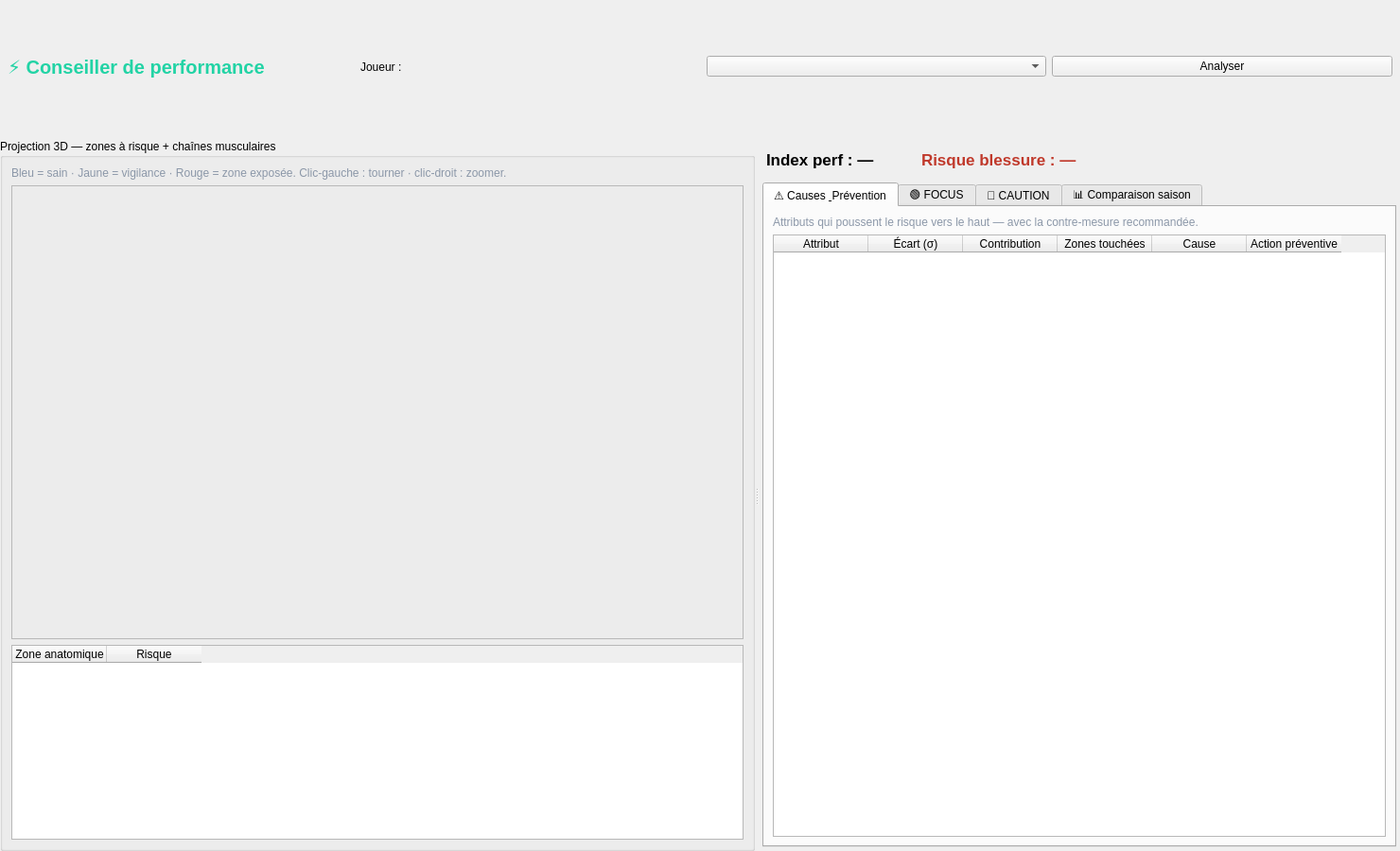
<?xml version="1.0" encoding="UTF-8"?>
<ui version="4.0">
 <class>PerformanceAdvisorWindow</class>
 <widget class="QMainWindow" name="PerformanceAdvisorWindow">
  <property name="geometry">
   <rect><x>0</x><y>0</y><width>1480</width><height>900</height></rect>
  </property>
  <property name="windowTitle">
   <string>Conseiller de performance — causes, prévention et projection 3D</string>
  </property>
  <widget class="QWidget" name="centralwidget">
   <layout class="QVBoxLayout" name="mainLayout" spacing="0">
    <property name="margin"><number>0</number></property>

    <!-- ═══ TOP BAR ═══ -->
    <item>
     <widget class="QFrame" name="topBar">
      <property name="minimumHeight"><number>52</number></property>
      <layout class="QHBoxLayout" name="topBarLayout">
       <property name="margin"><number>8</number></property>
       <item>
        <widget class="QLabel" name="titleLabel">
         <property name="text"><string>⚡ Conseiller de performance</string></property>
         <property name="styleSheet">
          <string>font-size:15pt;font-weight:700;color:#22D3A5;background:transparent;border:none;</string>
         </property>
        </widget>
       </item>
       <item>
        <spacer><property name="orientation"><enum>Qt::Horizontal</enum></property></spacer>
       </item>
       <item>
        <widget class="QLabel" name="playerSelectLabel">
         <property name="text"><string>Joueur :</string></property>
        </widget>
       </item>
       <item>
        <widget class="QComboBox" name="playerCombo">
         <property name="minimumWidth"><number>280</number></property>
        </widget>
       </item>
       <item>
        <widget class="QPushButton" name="analyzeBtn">
         <property name="text"><string>Analyser</string></property>
        </widget>
       </item>
       <!-- buttons injected by code: Simuler, Import CSV, Export PDF, badges -->
      </layout>
     </widget>
    </item>

    <!-- ═══ BODY ═══ -->
    <item>
     <widget class="QSplitter" name="mainSplitter">
      <property name="orientation"><enum>Qt::Horizontal</enum></property>

      <!-- Left: 3D body -->
      <widget class="QGroupBox" name="bodyGroup">
       <property name="title"><string>Projection 3D — zones à risque + chaînes musculaires</string></property>
       <property name="minimumWidth"><number>480</number></property>
       <layout class="QVBoxLayout" name="bodyLayout" spacing="4">
        <item>
         <widget class="QLabel" name="bodyHintLabel">
          <property name="text">
           <string>Bleu = sain · Jaune = vigilance · Rouge = zone exposée. Clic-gauche : tourner · clic-droit : zoomer.</string>
          </property>
          <property name="wordWrap"><bool>true</bool></property>
          <property name="styleSheet"><string>color:#8B97A8;font-size:9pt;</string></property>
         </widget>
        </item>
        <item>
         <widget class="QFrame" name="bodyCanvasFrame">
          <property name="minimumSize"><size><width>440</width><height>480</height></size></property>
          <property name="frameShape"><enum>QFrame::StyledPanel</enum></property>
         </widget>
        </item>
        <item>
         <widget class="QTableWidget" name="bodyRiskTable">
          <property name="maximumHeight"><number>180</number></property>
          <property name="columnCount"><number>2</number></property>
          <property name="alternatingRowColors"><bool>true</bool></property>
          <property name="sortingEnabled"><bool>true</bool></property>
          <column><property name="text"><string>Zone anatomique</string></property></column>
          <column><property name="text"><string>Risque</string></property></column>
         </widget>
        </item>
       </layout>
      </widget>

      <!-- Right: tabs -->
      <widget class="QFrame" name="rightPane">
       <layout class="QVBoxLayout" name="rightLayout" spacing="4">
        <property name="margin"><number>4</number></property>

        <!-- Stats bar -->
        <item>
         <widget class="QFrame" name="statsBar">
          <layout class="QHBoxLayout" name="statsLayout" spacing="8">
           <property name="margin"><number>4</number></property>
           <item>
            <widget class="QLabel" name="perfIndexLabel">
             <property name="text"><string>Index perf : —</string></property>
             <property name="styleSheet"><string>font-size:13pt;font-weight:600;</string></property>
            </widget>
           </item>
           <item>
            <widget class="QLabel" name="injuryProbLabel">
             <property name="text"><string>Risque blessure : —</string></property>
             <property name="styleSheet"><string>font-size:13pt;font-weight:600;color:#c0392b;</string></property>
            </widget>
           </item>
           <!-- trend arrows injected by code -->
           <item>
            <widget class="QLabel" name="trendArrowPerfLabel">
             <property name="text"><string></string></property>
             <property name="styleSheet"><string>font-size:18pt;font-weight:700;</string></property>
             <property name="toolTip"><string>Tendance index de performance (7 jours)</string></property>
            </widget>
           </item>
           <item>
            <widget class="QLabel" name="trendArrowRiskLabel">
             <property name="text"><string></string></property>
             <property name="styleSheet"><string>font-size:18pt;font-weight:700;</string></property>
             <property name="toolTip"><string>Tendance risque de blessure (7 jours)</string></property>
            </widget>
           </item>
           <item>
            <spacer><property name="orientation"><enum>Qt::Horizontal</enum></property></spacer>
           </item>
          </layout>
         </widget>
        </item>

        <!-- Right tabs -->
        <item>
         <widget class="QTabWidget" name="rightTabs">
          <property name="currentIndex"><number>0</number></property>

          <!-- Causes tab -->
          <widget class="QWidget" name="causesTab">
           <attribute name="title"><string>⚠ Causes &amp; Prévention</string></attribute>
           <layout class="QVBoxLayout" name="causesLayout" spacing="4">
            <item>
             <widget class="QLabel" name="causesHint">
              <property name="text">
               <string>Attributs qui poussent le risque vers le haut — avec la contre-mesure recommandée.</string>
              </property>
              <property name="wordWrap"><bool>true</bool></property>
              <property name="styleSheet"><string>color:#8B97A8;font-size:9pt;</string></property>
             </widget>
            </item>
            <item>
             <widget class="QTableWidget" name="causesTable">
              <property name="alternatingRowColors"><bool>true</bool></property>
              <property name="wordWrap"><bool>true</bool></property>
              <property name="columnCount"><number>6</number></property>
              <column><property name="text"><string>Attribut</string></property></column>
              <column><property name="text"><string>Écart (σ)</string></property></column>
              <column><property name="text"><string>Contribution</string></property></column>
              <column><property name="text"><string>Zones touchées</string></property></column>
              <column><property name="text"><string>Cause</string></property></column>
              <column><property name="text"><string>Action préventive</string></property></column>
             </widget>
            </item>
           </layout>
          </widget>

          <!-- FOCUS tab -->
          <widget class="QWidget" name="focusTab">
           <attribute name="title"><string>🟢 FOCUS</string></attribute>
           <layout class="QVBoxLayout" name="focusLayout" spacing="4">
            <item>
             <widget class="QLabel" name="focusHint">
              <property name="text">
               <string>Leviers qui améliorent la performance SANS augmenter le risque de blessure.</string>
              </property>
              <property name="wordWrap"><bool>true</bool></property>
              <property name="styleSheet"><string>color:#22C55E;font-size:9pt;</string></property>
             </widget>
            </item>
            <item>
             <widget class="QTableWidget" name="focusTable">
              <property name="alternatingRowColors"><bool>true</bool></property>
              <property name="columnCount"><number>5</number></property>
              <column><property name="text"><string>Attribut</string></property></column>
              <column><property name="text"><string>Sens</string></property></column>
              <column><property name="text"><string>Impact perf</string></property></column>
              <column><property name="text"><string>Poids blessure</string></property></column>
              <column><property name="text"><string>Recommandation</string></property></column>
             </widget>
            </item>
           </layout>
          </widget>

          <!-- CAUTION tab -->
          <widget class="QWidget" name="cautionTab">
           <attribute name="title"><string>🔴 CAUTION</string></attribute>
           <layout class="QVBoxLayout" name="cautionLayout" spacing="4">
            <item>
             <widget class="QLabel" name="cautionHint">
              <property name="text">
               <string>Attributs qui amélioreraient la performance MAIS augmenteraient aussi le risque de blessure.</string>
              </property>
              <property name="wordWrap"><bool>true</bool></property>
              <property name="styleSheet"><string>color:#EF4444;font-size:9pt;</string></property>
             </widget>
            </item>
            <item>
             <widget class="QTableWidget" name="cautionTable">
              <property name="alternatingRowColors"><bool>true</bool></property>
              <property name="columnCount"><number>5</number></property>
              <column><property name="text"><string>Attribut</string></property></column>
              <column><property name="text"><string>Sens</string></property></column>
              <column><property name="text"><string>Impact perf</string></property></column>
              <column><property name="text"><string>Poids blessure</string></property></column>
              <column><property name="text"><string>Recommandation</string></property></column>
             </widget>
            </item>
           </layout>
          </widget>

          <!-- Comparison tab (multi-player overlay — filled by code) -->
          <widget class="QWidget" name="comparisonTab">
           <attribute name="title"><string>📊 Comparaison saison</string></attribute>
           <layout class="QVBoxLayout" name="comparisonLayout" spacing="4">
            <item>
             <layout class="QHBoxLayout" spacing="6">
              <item>
               <widget class="QLabel"><property name="text"><string>Joueur A :</string></property></widget>
              </item>
              <item>
               <widget class="QComboBox" name="comparePlayerA">
                <property name="minimumWidth"><number>200</number></property>
               </widget>
              </item>
              <item>
               <widget class="QLabel"><property name="text"><string>Joueur B :</string></property></widget>
              </item>
              <item>
               <widget class="QComboBox" name="comparePlayerB">
                <property name="minimumWidth"><number>200</number></property>
               </widget>
              </item>
              <item>
               <widget class="QPushButton" name="compareBtn">
                <property name="text"><string>📊 Comparer</string></property>
               </widget>
              </item>
              <item>
               <spacer><property name="orientation"><enum>Qt::Horizontal</enum></property></spacer>
              </item>
             </layout>
            </item>
            <item>
             <widget class="QFrame" name="comparisonCanvasFrame">
              <property name="minimumHeight"><number>300</number></property>
              <layout class="QVBoxLayout" name="comparisonCanvasLayout"/>
             </widget>
            </item>
           </layout>
          </widget>

         </widget>
        </item>
       </layout>
      </widget>

     </widget>
    </item>
   </layout>
  </widget>
 </widget>
 <resources/>
 <connections/>
</ui>
